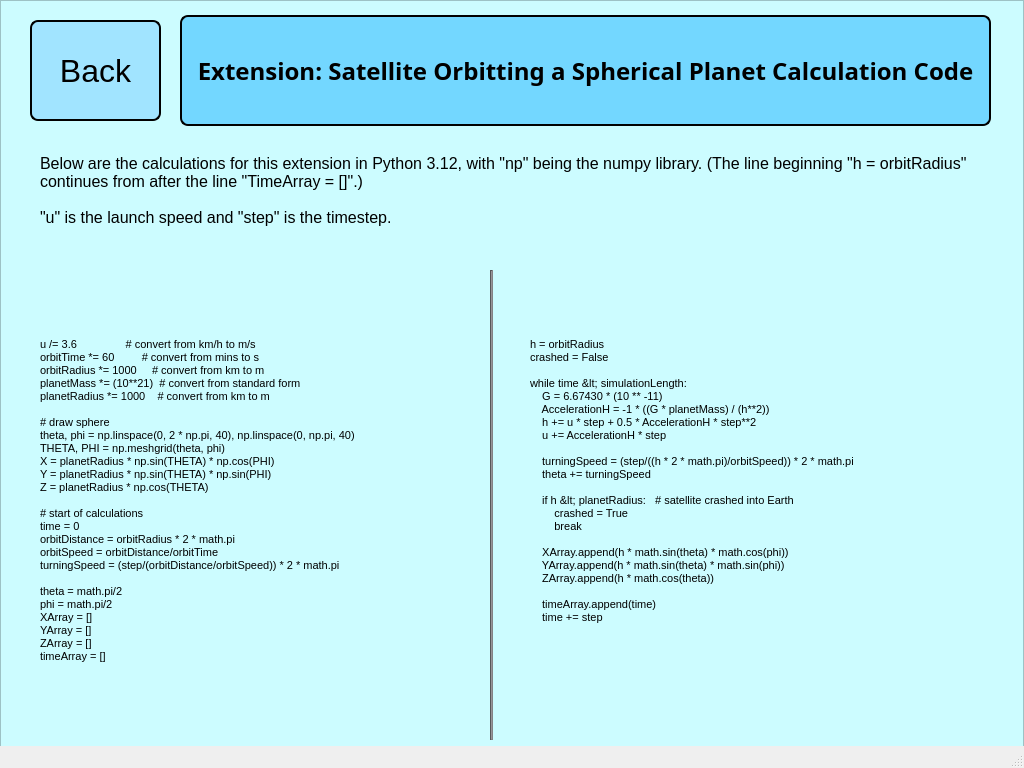
<?xml version="1.0" encoding="UTF-8"?>
<ui version="4.0">
 <class>MainWindow</class>
 <widget class="QMainWindow" name="MainWindow">
  <property name="geometry">
   <rect>
    <x>0</x>
    <y>0</y>
    <width>1024</width>
    <height>768</height>
   </rect>
  </property>
  <property name="windowTitle">
   <string>MainWindow</string>
  </property>
  <widget class="QWidget" name="centralwidget">
   <widget class="QWidget" name="verticalLayoutWidget_2">
    <property name="geometry">
     <rect>
      <x>180</x>
      <y>15</y>
      <width>811</width>
      <height>111</height>
     </rect>
    </property>
    <layout class="QVBoxLayout" name="verticalLayout_2">
     <item>
      <widget class="QLabel" name="challengeTitleLabel">
       <property name="font">
        <font>
         <family>Lucida Handwriting</family>
         <pointsize>18</pointsize>
         <weight>75</weight>
         <italic>false</italic>
         <bold>true</bold>
         <kerning>true</kerning>
        </font>
       </property>
       <property name="autoFillBackground">
        <bool>false</bool>
       </property>
       <property name="styleSheet">
        <string notr="true">QLabel {
	border: 2px solid;
	border-radius: 8px;
	background-color: #73d7ff;
}</string>
       </property>
       <property name="text">
        <string>Extension: Satellite Orbitting a Spherical Planet Calculation Code</string>
       </property>
       <property name="scaledContents">
        <bool>true</bool>
       </property>
       <property name="alignment">
        <set>Qt::AlignCenter</set>
       </property>
       <property name="wordWrap">
        <bool>true</bool>
       </property>
      </widget>
     </item>
    </layout>
   </widget>
   <widget class="QFrame" name="frame">
    <property name="geometry">
     <rect>
      <x>0</x>
      <y>0</y>
      <width>1024</width>
      <height>768</height>
     </rect>
    </property>
    <property name="styleSheet">
     <string notr="true">QFrame {
	background-color: #ccfcff
}</string>
    </property>
    <property name="frameShape">
     <enum>QFrame::StyledPanel</enum>
    </property>
    <property name="frameShadow">
     <enum>QFrame::Raised</enum>
    </property>
    <widget class="QPushButton" name="backButton">
     <property name="geometry">
      <rect>
       <x>30</x>
       <y>20</y>
       <width>131</width>
       <height>101</height>
      </rect>
     </property>
     <property name="font">
      <font>
       <family>Meiryo UI</family>
       <pointsize>24</pointsize>
      </font>
     </property>
     <property name="styleSheet">
      <string notr="true">QPushButton {
	border: 2px solid;
	border-radius: 8px;
	background-color: #a1e4ff;
}</string>
     </property>
     <property name="text">
      <string>Back</string>
     </property>
     <property name="checkable">
      <bool>true</bool>
     </property>
    </widget>
    <widget class="QLabel" name="label">
     <property name="geometry">
      <rect>
       <x>40</x>
       <y>240</y>
       <width>491</width>
       <height>521</height>
      </rect>
     </property>
     <property name="font">
      <font>
       <family>Meiryo UI</family>
       <pointsize>8</pointsize>
      </font>
     </property>
     <property name="text">
      <string>u /= 3.6                # convert from km/h to m/s
orbitTime *= 60         # convert from mins to s
orbitRadius *= 1000     # convert from km to m
planetMass *= (10**21)  # convert from standard form
planetRadius *= 1000    # convert from km to m

# draw sphere
theta, phi = np.linspace(0, 2 * np.pi, 40), np.linspace(0, np.pi, 40)
THETA, PHI = np.meshgrid(theta, phi)
X = planetRadius * np.sin(THETA) * np.cos(PHI)
Y = planetRadius * np.sin(THETA) * np.sin(PHI)
Z = planetRadius * np.cos(THETA)

# start of calculations
time = 0
orbitDistance = orbitRadius * 2 * math.pi
orbitSpeed = orbitDistance/orbitTime
turningSpeed = (step/(orbitDistance/orbitSpeed)) * 2 * math.pi

theta = math.pi/2
phi = math.pi/2
XArray = []
YArray = []
ZArray = []
timeArray = []</string>
     </property>
     <property name="wordWrap">
      <bool>true</bool>
     </property>
    </widget>
    <widget class="QLabel" name="label_2">
     <property name="geometry">
      <rect>
       <x>530</x>
       <y>220</y>
       <width>491</width>
       <height>521</height>
      </rect>
     </property>
     <property name="font">
      <font>
       <family>Meiryo UI</family>
       <pointsize>8</pointsize>
      </font>
     </property>
     <property name="text">
      <string>h = orbitRadius
crashed = False

while time &lt; simulationLength: 
    G = 6.67430 * (10 ** -11)
    AccelerationH = -1 * ((G * planetMass) / (h**2))
    h += u * step + 0.5 * AccelerationH * step**2
    u += AccelerationH * step
    
    turningSpeed = (step/((h * 2 * math.pi)/orbitSpeed)) * 2 * math.pi
    theta += turningSpeed

    if h &lt; planetRadius:   # satellite crashed into Earth
        crashed = True
        break
    
    XArray.append(h * math.sin(theta) * math.cos(phi))
    YArray.append(h * math.sin(theta) * math.sin(phi))
    ZArray.append(h * math.cos(theta))
    
    timeArray.append(time)
    time += step</string>
     </property>
     <property name="wordWrap">
      <bool>true</bool>
     </property>
    </widget>
    <widget class="Line" name="line">
     <property name="geometry">
      <rect>
       <x>490</x>
       <y>270</y>
       <width>3</width>
       <height>470</height>
      </rect>
     </property>
     <property name="styleSheet">
      <string notr="true">QFrame {background-color:  #838285; max-width: 1px; min-width:1px;}</string>
     </property>
     <property name="orientation">
      <enum>Qt::Vertical</enum>
     </property>
    </widget>
    <widget class="QLabel" name="label_3">
     <property name="geometry">
      <rect>
       <x>40</x>
       <y>140</y>
       <width>961</width>
       <height>101</height>
      </rect>
     </property>
     <property name="font">
      <font>
       <family>Meiryo UI</family>
       <pointsize>12</pointsize>
      </font>
     </property>
     <property name="text">
      <string>Below are the calculations for this extension in Python 3.12, with &quot;np&quot; being the numpy library. (The line beginning &quot;h = orbitRadius&quot; continues from after the line &quot;TimeArray = []&quot;.)

&quot;u&quot; is the launch speed and &quot;step&quot; is the timestep.</string>
     </property>
     <property name="wordWrap">
      <bool>true</bool>
     </property>
    </widget>
   </widget>
   <zorder>frame</zorder>
   <zorder>verticalLayoutWidget_2</zorder>
  </widget>
  <widget class="QStatusBar" name="statusbar"/>
 </widget>
 <resources/>
 <connections/>
</ui>
